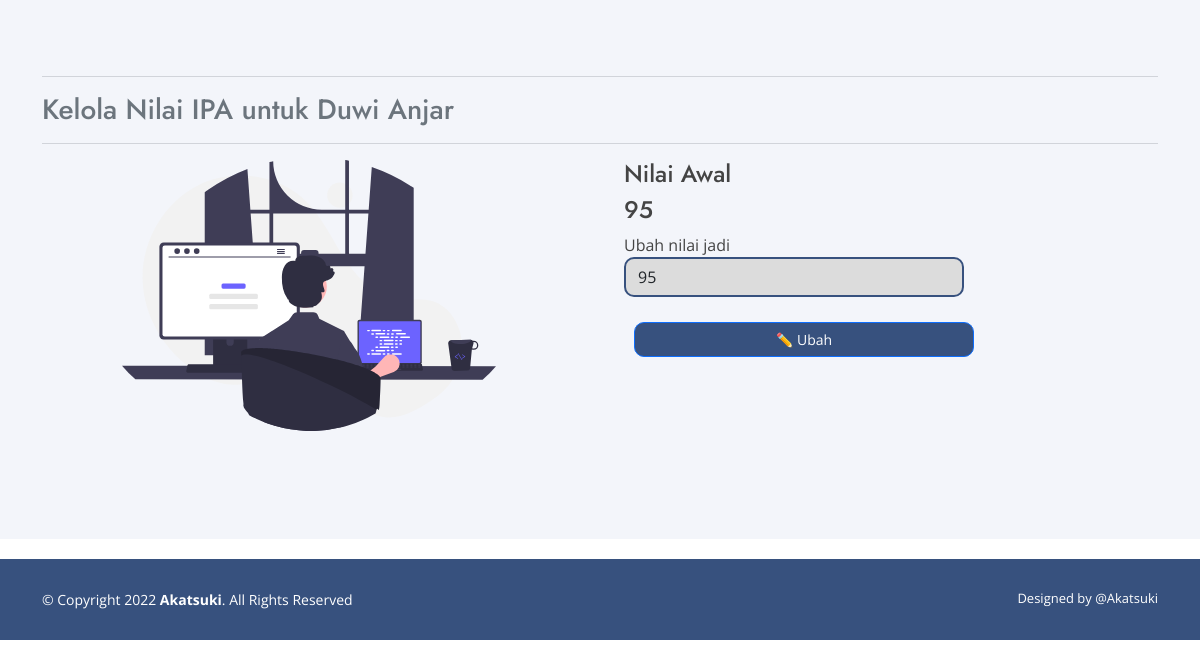
/ubah.php?&mapel=IPA&id=2&ubah=nilai (signed in), run on the app's committed database.
### tables this page shows
CREATE TABLE `mapel` (
  `id_mapel` int(11) NOT NULL,
  `nama_mapel` varchar(100) NOT NULL,
  `kelas_mapel` varchar(100) NOT NULL,
  `guru_mapel` varchar(100) NOT NULL,
  `id_guru_mapel` int(11) NOT NULL
);

CREATE TABLE `murid` (
  `id_murid` int(11) NOT NULL,
  `nama_murid` varchar(50) NOT NULL,
  `telepon_murid` varchar(25) NOT NULL,
  `email_murid` varchar(50) NOT NULL,
  `kelas` varchar(10) NOT NULL,
  `password_murid` varchar(100) NOT NULL,
  `IPA` int(100) NOT NULL,
  `BIOLOGI` int(100) NOT NULL,
  `FISIKA` int(100) NOT NULL,
  `KALKULUS` int(100) NOT NULL,
  `ALJABAR` int(100) NOT NULL,
  `Bahasa_Inggris` int(100) NOT NULL,
  `MTK` int(100) NOT NULL,
  `pengubah` varchar(100) NOT NULL,
  `Bahasa_Indonesia` int(100) NOT NULL,
  `Inggris_Terapan` int(100) NOT NULL
);

### ubah.php (the view, shortened to what this page needs)
<?php   include 'script/startsesiandkoneksimysql.php';  ?>
<?php include 'script/headhtmlopenbody.php';?>
<?php $ubah=$_GET['ubah']; ?>
<?php   if($ubah=='nilai'){
        $ambil = $koneksi->query("SELECT * FROM mapel WHERE nama_mapel='$_GET[mapel]'");
        $pecah = $ambil->fetch_assoc();
        $ambilmurid = $koneksi->query("SELECT * FROM murid WHERE id_murid='$_GET[id]'");
        $pecahmurid = $ambilmurid->fetch_assoc();
?>
<section id="services" class="services section-bg">
    <div class="container" data-aos="fade-up">
        <hr class="text-secondary" />
        <h3 class="text-muted">Kelola Nilai <?php echo $pecah['nama_mapel'] ?> untuk
            <?Php echo $pecahmurid['nama_murid'];?>
        </h3>
        <hr class="text-secondary" />
        <div class="row g-5">
            <div class="col-md-6 col-lg-6">
                <img src="assets/img/tambah.svg" class="rounded mx-auto d-block" alt="" height="auto" width="70%">
            </div>
            <div class="col-md-4 col-lg-4 ">
                <h4>Nilai Awal </h4>
                <h4>
                    <?Php echo $pecahmurid[$pecah['nama_mapel']];?>
                </h4>
                <form method="post" enctype="multipart/form-data">
                    <div>
                        <label>Ubah nilai jadi </label><br>
                        <input type="text" name="nama" class="form-control"
                            value="<?Php echo $pecahmurid[$pecah['nama_mapel']];?>">
                    </div>
                    <div class="d-grid gap-2">
                        <button name="ubah" class="btn btn-outline-primary btn-kirim">✏️ Ubah</button>
                    </div>
                </form>
            </div>
        </div>
    </div>
    <br><br>
</section>
<?php }?>
<?php include 'script/footer.php';?>

### assets/css/style.css (style rules this page uses)
body { font-family: 'Open Sans', sans-serif; color: #444444; }
h1, h2, h3, h4, h5, h6 { font-family: 'Jost', sans-serif; }
section { padding: 60px 0; overflow: hidden; }
.section-bg { background-color: #f3f5fa; }

### assets/css/login.css (style rules this page uses)
html, body { height: 100%; }
input[type='text'], input[type='password'] { background: gainsboro; border: 2px solid #37517e; border-radius: 10px; margin-bottom: 25px; }
.btn { background: #37517e !important; color: #fff; transform: translateY(10px); transform: translateX(10px); font-size: 14px; border-radius: 10px !important; }

### data on the page
mapel: nama_mapel "IPA", nama_mapel.IPA "95", nama "95"
murid: nama_murid "Duwi Anjar"
